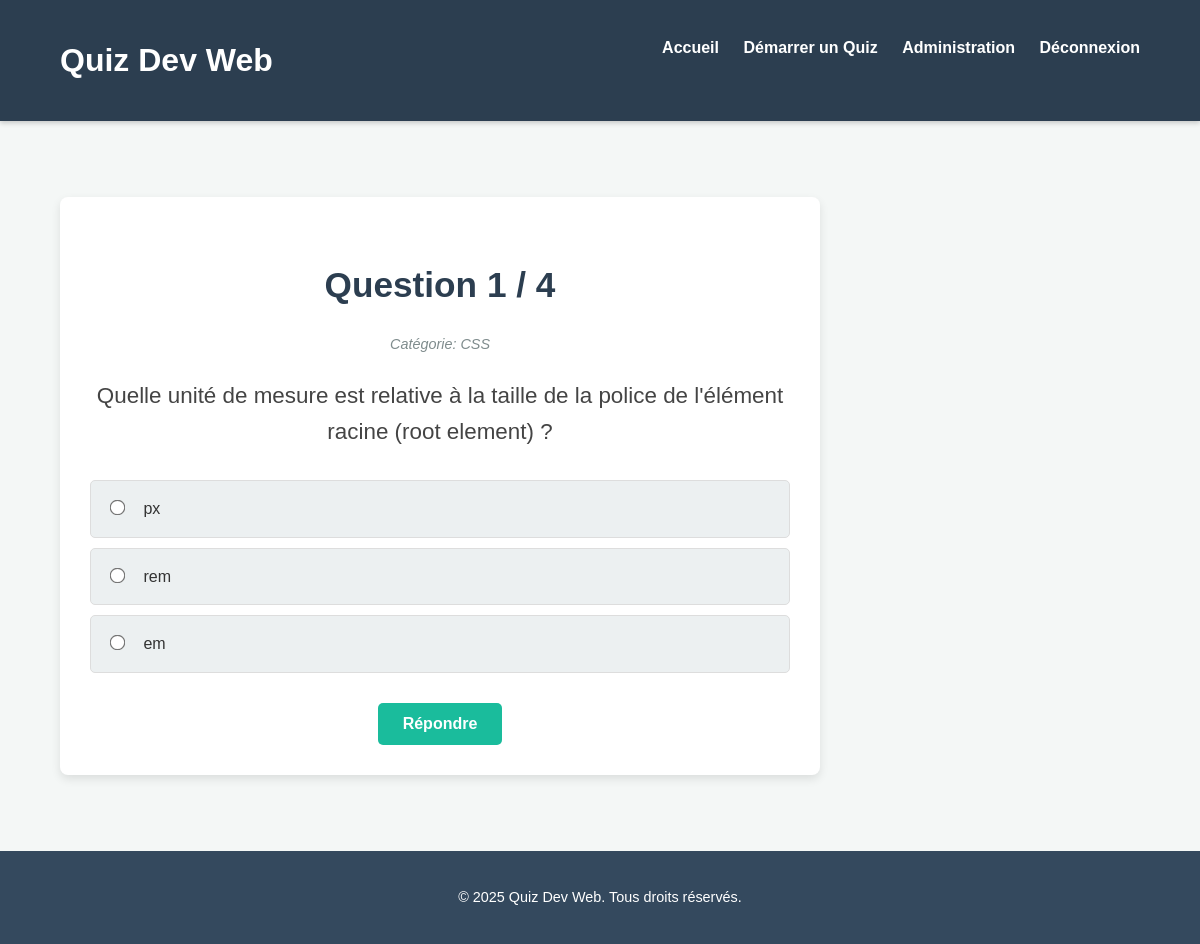
/quiz.php?category_id=2 (signed in), run on the app's committed database.
### tables this page shows
CREATE TABLE `categories` (
  `id` int(11) NOT NULL,
  `name` varchar(50) NOT NULL
);

CREATE TABLE `questions` (
  `id` int(11) NOT NULL,
  `category_id` int(11) DEFAULT NULL,
  `question_text` text NOT NULL
);

CREATE TABLE `options` (
  `id` int(11) NOT NULL,
  `question_id` int(11) DEFAULT NULL,
  `option_text` varchar(255) NOT NULL,
  `is_correct` tinyint(1) DEFAULT 0
);

### quiz.php (the view, shortened to what this page needs)
<?php
require_once 'db_connect.php';
$selected_category_id = isset($_GET['category_id']) ? (int)$_GET['category_id'] : 0;
$questions = [];
$current_question_index = isset($_GET['q']) ? (int)$_GET['q'] : 0;
$total_questions = 0;
try {
    $sql_questions = "SELECT q.id AS question_id, q.question_text, c.name AS category_name
                      FROM questions q
                      JOIN categories c ON q.category_id = c.id
                      WHERE q.category_id = ?
                      ORDER BY RAND()";
    $stmt = $pdo->prepare($sql_questions);
    $stmt->execute([$selected_category_id]);
    $questions = $stmt->fetchAll(PDO::FETCH_ASSOC);
    foreach ($questions as $key => $question) {
        $stmt_options = $pdo->prepare("SELECT id AS option_id, option_text, is_correct FROM options WHERE question_id = ? ORDER BY RAND()");
        $stmt_options->execute([$question['question_id']]);
        $questions[$key]['options'] = $stmt_options->fetchAll(PDO::FETCH_ASSOC);
    }
    $total_questions = count($questions);
} catch (PDOException $e) {
    echo "Erreur de base de données : " . $e->getMessage();
    exit();
}
?>
<!DOCTYPE html>
<html lang="fr">
<head>
    <link rel="stylesheet" href="style.css">
</head>
<body>
    <header>
        <div class="container">
            <h1>Quiz Dev Web</h1>
            <nav>
                <ul>
                    <li><a href="index.php">Accueil</a></li>
                    <li><a href="select_quiz.php">Démarrer un Quiz</a></li> <?php if (isset($_SESSION['is_admin']) && $_SESSION['is_admin']): ?>
                        <li><a href="admin.php">Administration</a></li>
                    <?php endif; ?>
                    <li><a href="logout.php">Déconnexion</a></li>
                </ul>
            </nav>
        </div>
    </header>
    <main class="quiz-page">
        <div class="container">
            <?php if (isset($_GET['finished']) && $_GET['finished'] == 'true'): ?>
                <div class="quiz-finished">
                    <h2>Quiz terminé !</h2>
                    <p>Votre score final : <span class="score"><?php echo $_SESSION['score']; ?></span> / <?php echo $total_questions; ?></p>
                    <p>Bravo pour votre participation !</p>
                    <a href="quiz.php?category_id=<?php echo $selected_category_id; ?>" class="btn btn-primary">Recommencer le Quiz</a>
                    <a href="index.php" class="btn btn-secondary">Retour à l'accueil</a>
                </div>
            <?php elseif ($total_questions > 0 && isset($questions[$current_question_index])):
                $question = $questions[$current_question_index];
                ?>
                <div class="quiz-container">
                    <h2>Question <?php echo $current_question_index + 1; ?> / <?php echo $total_questions; ?></h2>
                    <p class="question-category">Catégorie: <?php echo htmlspecialchars($question['category_name']); ?></p>
                    <p class="question-text"><?php echo htmlspecialchars($question['question_text']); ?></p>
                    <form action="quiz.php?category_id=<?php echo $selected_category_id; ?>&q=<?php echo $current_question_index; ?>" method="POST">
                        <div class="options-list">
                            <?php foreach ($question['options'] as $option): ?>
                                <label class="option-item">
                                    <input type="radio" name="option" value="<?php echo $option['option_id']; ?>" required>
                                    <span><?php echo htmlspecialchars($option['option_text']); ?></span>
                                </label>
                            <?php endforeach; ?>
                        </div>
                        <button type="submit" name="submit_answer" class="btn btn-primary">Répondre</button>
                    </form>
                </div>
            <?php endif; ?>
        </div>
    </main>
    <footer>
        <div class="container">
            <p>&copy; <?php echo date("Y"); ?> Quiz Dev Web. Tous droits réservés.</p>
        </div>
    </footer>
</body>
</html>

### style.css (style rules this page uses)
body { font-family: 'Arial', sans-serif; margin: 0; padding: 0; background-color: #f4f7f6; color: #333; line-height: 1.6; }
.container { width: 90%; max-width: 1200px; margin: 0 auto; padding: 20px; }
header { background-color: #2c3e50; color: #fff; padding: 15px 0; box-shadow: 0 2px 5px rgba(0, 0, 0, 0.2); }
header h1 { margin: 0; display: inline-block; vertical-align: middle; }
header nav { display: inline-block; vertical-align: middle; float: right; }
header nav ul { margin: 0; padding: 0; list-style: none; }
header nav ul li { display: inline-block; margin-left: 20px; }
header nav ul li a { color: #fff; text-decoration: none; font-weight: bold; transition: color 0.3s ease; }
.btn { display: inline-block; background-color: #3498db; color: #fff; padding: 12px 25px; border-radius: 5px; text-decoration: none; font-weight: bold; transition: background-color 0.3s ease, transform 0.2s ease; border: none; cursor: pointer; font-size: 1em; }
.btn-primary { background-color: #1abc9c; }
.quiz-page { padding: 40px 0; min-height: calc(100vh - 150px); display: flex; align-items: center; justify-content: center; }
.quiz-container { background-color: #fff; padding: 30px; border-radius: 8px; box-shadow: 0 4px 10px rgba(0, 0, 0, 0.1); width: 100%; max-width: 700px; text-align: center; }
.quiz-container h2 { color: #2c3e50; margin-bottom: 20px; font-size: 2.2em; }
.question-category { font-style: italic; color: #7f8c8d; margin-bottom: 15px; font-size: 0.9em; }
.question-text { font-size: 1.4em; margin-bottom: 30px; color: #444; font-weight: 500; }
.options-list { list-style: none; padding: 0; margin-bottom: 30px; }
.option-item { display: block; background-color: #ecf0f1; border: 1px solid #ddd; border-radius: 5px; margin-bottom: 10px; padding: 15px; text-align: left; cursor: pointer; transition: background-color 0.2s ease, border-color 0.2s ease; }
.option-item input[type="radio"] { margin-right: 15px; transform: scale(1.2); }
footer { background-color: #34495e; color: #fff; text-align: center; padding: 15px 0; font-size: 0.9em; }
footer p { margin: 0; }

### data on the page
categories: name "CSS"
questions: question_text "Quelle unité de mesure est relative à la taille de la police de l'élément racine (root element) ?"
options: option_text "px"
options: option_text "rem"
options: option_text "em"

### other printed values
$current_question_index + 1 "1"
$total_questions "4"
